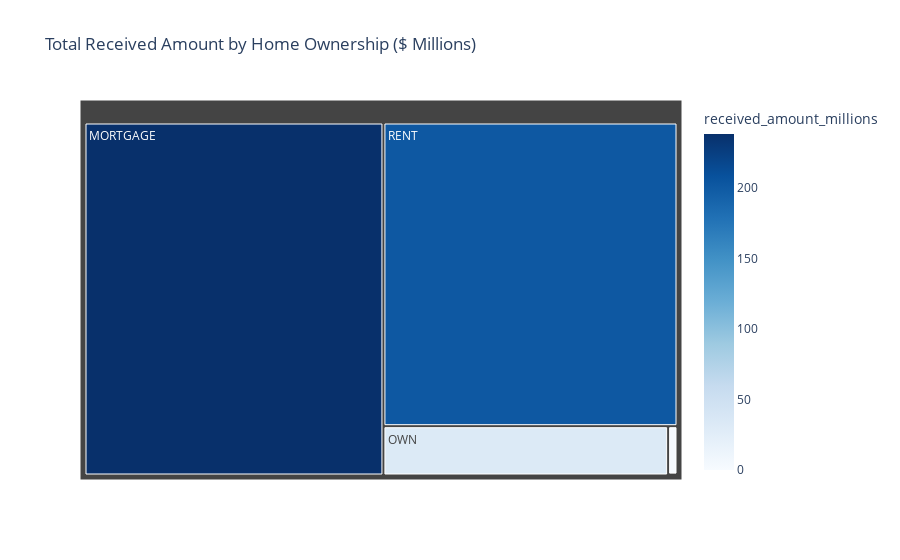

Notebook code cell kept with this figure:
### Markdown cell above
### Home Ownership Analysis for Total Received Amount

### Code cell
home_received =  df.groupby('home_ownership')['total_payment'].sum().reset_index()
home_received['received_amount_millions']= home_received['total_payment']/1000000

fig = px.treemap(
    home_received,
    path=['home_ownership'],
    values='received_amount_millions',
    color='received_amount_millions',
    color_continuous_scale='blues',
    title="Total Received Amount by Home Ownership ($ Millions)"
)
fig.show()

### Figure 1 — Plotly figure (JSON) as saved in the notebook; plotly's stock layout.template omitted (floating-point values rounded to 4 significant figures)
{"data": [{"branchvalues": "total", "customdata": [[238.5], [0.01905], [1.025], [31.73], [201.8]], "domain": {"x": [0, 1], "y": [0, 1]}, "hovertemplate": "labels=%{label}<br>received_amount_millions_sum=%{value}<br>parent=%{parent}<br>id=%{id}<br>received_amount_millions=%{color}<extra></extra>", "ids": ["MORTGAGE", "NONE", "OTHER", "OWN", "RENT"], "labels": ["MORTGAGE", "NONE", "OTHER", "OWN", "RENT"], "marker": {"coloraxis": "coloraxis", "colors": [238.5, 0.01905, 1.025, 31.73, 201.8]}, "name": "", "parents": ["", "", "", "", ""], "type": "treemap", "values": [238.5, 0.01905, 1.025, 31.73, 201.8]}], "layout": {"coloraxis": {"colorbar": {"title": {"text": "received_amount_millions"}}, "colorscale": [[0, "rgb(247,251,255)"], [0.125, "rgb(222,235,247)"], [0.25, "rgb(198,219,239)"], [0.375, "rgb(158,202,225)"], [0.5, "rgb(107,174,214)"], [0.625, "rgb(66,146,198)"], [0.75, "rgb(33,113,181)"], [0.875, "rgb(8,81,156)"], [1, "rgb(8,48,107)"]]}, "legend": {"tracegroupgap": 0}, "title": {"text": "Total Received Amount by Home Ownership ($ Millions)"}}}
